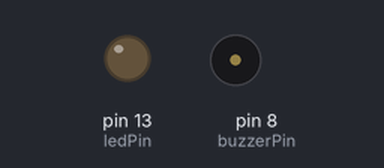
The sketch below on a simulated Arduino Uno, built with avr-gcc and run on an emulated ATmega328P. Parts: output pins drawn as LEDs (lit = HIGH), buzzer (waves = sounding). What the sketch prints to the serial monitor is not drawn.

Above: at 0.2 s.
Timing chart, 0 to 1.7 s (numbered marks = the images above):
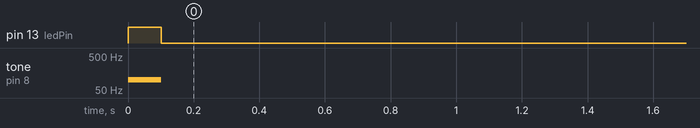

Measured:
- by itself, pin 13 (ledPin): LOW → HIGH at 0.00 s, → LOW 0.10 s later
- by itself, tone on pin 8 (buzzerPin): silent → 100 Hz at 0.00 s, → silent 0.10 s later

The sketch:

Water_level.ino
```cpp
//www.elegoo.com
//2016.12.9

int adc_id = A0;
int HistoryValue = 0;
char printBuffer[128];
int ledPin = 13;
const int buzzerPin = 8;

void setup()
{
  pinMode(buzzerPin, OUTPUT);
  pinMode(ledPin, OUTPUT);
  Serial.begin(9600);
}

void loop()
{
  int value = analogRead(adc_id); // get adc value

  if (((HistoryValue >= value) && ((HistoryValue - value) > 10)) || ((HistoryValue < value) && ((value - HistoryValue) > 10)))
  {
    sprintf(printBuffer, "ADC%d level is %d\n", adc_id, value);
    Serial.print(printBuffer);
    if (value > 280)
    {
      tone(buzzerPin, 100, 1000);
      digitalWrite(ledPin, HIGH);
      delay(100);

      noTone(buzzerPin);
      digitalWrite(ledPin, LOW);
      delay(1000000);
      Serial.println("----------- ALARM ACTIVATED -----------");
    }
    else {
      noTone(buzzerPin);
      digitalWrite(ledPin, LOW);
    }
    HistoryValue = value;
  }
}
```
